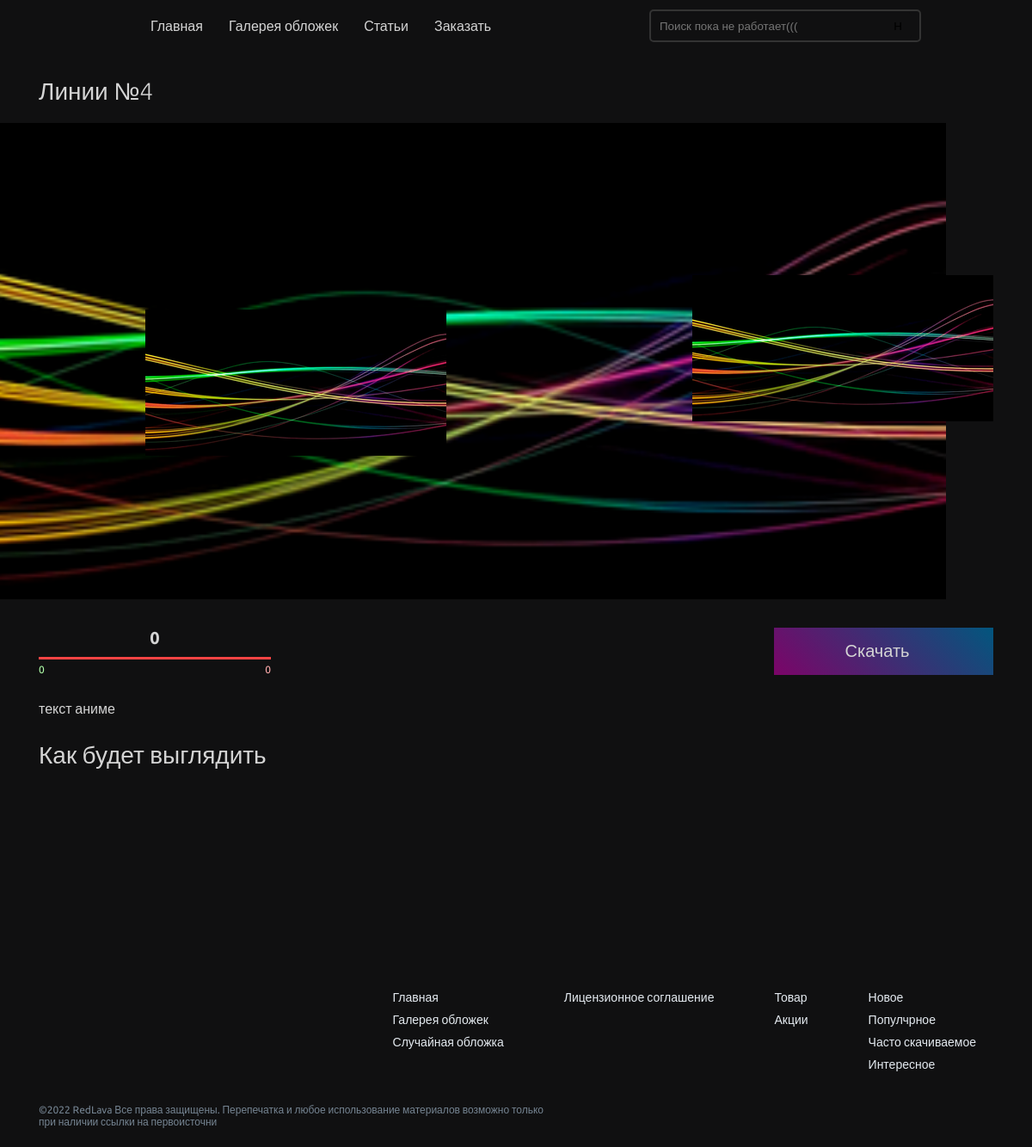
Screenshot of /sluchaynaya-oblozhka/ with the database file from the repository.
### tables this page shows
CREATE TABLE `categories_url` (
  `id` int(11) UNSIGNED NOT NULL,
  `fathers` int(10) DEFAULT NULL,
  `myAddres` varchar(255) NOT NULL,
  `type_1` varchar(255) NOT NULL,
  `descript` varchar(255) NOT NULL,
  `keys_i` varchar(255) NOT NULL,
  `name_i` varchar(255) NOT NULL,
  `img` varchar(255) NOT NULL,
  `text_main` text,
  `pluses` int(10) DEFAULT NULL,
  `minuses` int(10) DEFAULT NULL
);

### index.php (called while the page is built, shortened)
<?php
spl_autoload_register(function ($class_name) {
    $class_name = str_replace('\\','/',$class_name);
    $class_name = strtolower($class_name);
});
$router = new \Mod\Router\Router;
?>

### page/sluchainaya.php (called while the page is built, shortened)
<?php
Class Sluchainaya{
    public function main(){
        $data=[];
        $name_dir="fs";
        $sql = new \Mod\Sql\Sql;
        $connect = $sql->db_connect;
        $sth3 = $connect->prepare("SELECT * FROM `categories_url` WHERE `type_1` = ? ORDER BY RAND() LIMIT 1");
            $sth3->execute(array($name_dir));
            $result_sql3 = $sth3->fetch(\PDO::FETCH_ASSOC);
            $data[] = $result_sql3;
            $urlist = "/sluchaynaya-oblozhka/";
            $seo = new \Mod\Seo\seo;
            $data["seo"] = $seo->main($urlist);
        $page = ["head","header","sluchainaya","footer"];
        $vi = new \Mod\View\View();
        $vi->show($page,$data);
    }
}

### mod/router/router.php (called while the page is built, shortened)
<?php
Class Router{
    public $way = null;
    public function __construct(){
        $this->start();
    }
    public function way(){
        $this->way = $_SERVER['REQUEST_URI'];
        $this->way = explode("?",$this->way);
        $this->way = $this->way[0];
        return;
    }
    public function start(){
        $sql = new \Mod\Sql\Sql;
        $connect = $sql->db_connect;
            $sth = $connect->prepare("SELECT * FROM `router` WHERE `url` = ?");
            $sth->execute(array($this->way));
            $result_sql = $sth->fetch(\PDO::FETCH_ASSOC);
        $funct = $result_sql["funct"];
        $result = new $result_sql["class"];
        $result->$funct();
    }
}

### inter/thems/standart/sluchainaya.php (the view, shortened to what this page needs)
    <?php
    if($data[0]["pluses"] != 0){
        $ball = $data[0]["pluses"] / ($data[0]["pluses"] + $data[0]["minuses"])*10;
        }else{
            $ball = 0;
        }
    ?>
    <div class="section">
        <h3 class="section_title cover_box_title container"><?php  echo $data[0]["name_i"]; ?></h3>
        <div class="section_cover_box">
            <div class="section_cover">
                <img class="section_cover_image" src="\src\img\lower\<?php  echo $data[0]["img"]; ?>" alt="Обложка для вк - <?php  echo $data[0]["name_i"]; ?>">
            </div>
        </div>
    </div>
    <div class="container panel">
        <div class="cover_section_item_statistics ">
            <div class="cover_section_item_statistics_top">
                <div class="cover_section_item_statistics_top_number"><?php  echo round($ball,1); ?></div>
            </div>
            <div class="cover_section_item_statistics_line">
                <div class="cover_section_item_statistics_buttom">
                    <div class="cover_section_item_statistics_buttom_like"><?php  echo $data[0]["pluses"]; ?></div>
                    <div class="cover_section_item_statistics_buttom_dislike"><?php  echo $data[0]["minuses"]; ?></div>
                </div>
            </div>
        </div>
            <a href="\src\img\oblog\<?php  echo $data[0]["img"]; ?>" class="download">
                <div class="download_button" >Скачать <img class="download_button_image" src="/src/img/download.png" alt=""></div>
            </a>
        </div>
    <p class="kard_text container">
        <?php  echo $data[0]["text_main"]; ?>
    </p>
    <div class="mokap container">
        <h3 class="mokap_title">Как будет выглядить</h3>
<div class="mokap_container">
    <div class="mokap_desktop"><img class="mokap_desktop_image" src="/src/img/desk.png" alt=""> <img class="mokap_desktop_obl_image" src="\src\img\prew\<?php  echo $data[0]["img"]; ?>" alt=""></div>
    <br>
    <div class="mokap_mobile"><img class="mokap_mobile_image"src="/src/img/mobile.png" alt=""> <img class="mokap_mobile_obl_image" src="\src\img\mob\<?php  echo $data[0]["img"]; ?>" alt=""></div>
</div>
    </div>

### mod/view/view.php (shortened to what this page needs)
<?php
Class View{
    public function show($page,$data = null){
        $conf = new \Mod\View\Config;
        $thems = $conf->thems;
        foreach($page as $p){
            $file_name = MYPOS.'/inter/thems/'.$thems."/".$p.".php";
            if (file_exists($file_name)) {
                include  $file_name;
            }else{
                $log = new \Mod\Logs\Logs;
                $m = "Не найдет файл: ".$file_name;
                $log->loging("view", $m);
            }
        }
    }
}

### inter/thems/standart/head.php (shortened to what this page needs)
<!DOCTYPE html>
<html lang="ru">
<head>
    <?php
     if (isset($data['404'])){
        ?>
        <meta charset="UTF-8">
        <meta http-equiv="X-UA-Compatible" content="IE=edge">
        <meta name="viewport" content="width=device-width, initial-scale=1.0">
        <link href="/src/css/style1.css" rel="stylesheet" type="text/css">
        <title>Ошибка 404 – страница не найдена</title>
        <meta name="title" content="Ошибка 404 – страница не найдена" />
      <?php
     }else{
     ?>
    <link href="/src/css/style1.css" rel="stylesheet" type="text/css">
    <?php
     }
     ?>
</head>

### inter/thems/standart/header.php
<body>
    <div class="nav_wrap">
        <div class="nav container">
            <div class="nav_logo"><a href="/"><img class="nav_logo_image" src="/src/img/logo.png" alt=""></a></div>
            <div class="nav_link">
                <ul class="nav_link_ul">
                    <li class="nav_link_li"><a href="/">Главная</a></li>
                    <li class="nav_link_li"><a href="/galereya-oblozhek/">Галерея обложек</a></li>
                    <li class="nav_link_li"><a href="/katalog-statey/"> Статьи</a></li>
                    <li class="nav_link_li"><a href="#">Заказать</a></li>
                </ul>
            </div>
            <div class="nav_search">
                <div class="d1">
                    <form class="form_search" action="/search/" method="get">
                        <input type="text" placeholder="Поиск пока не работает(((" name ="text">
                        <button type="submit" name="search">Н</button>
                    </form>
                </div>
            </div>
        </div>
    </div>

### inter/thems/standart/footer.php (shortened to what this page needs)
<div class="wrap_footer">
        <div class="footer container">
            <div class="footer_top">
                <div class="footer_nav">
                    <ul>
                        <li class="li_footer"><a class="link_footer" href="/">Главная</a></li>
                        <li class="li_footer"><a class="link_footer" href="/galereya-oblozhek/">Галерея обложек</a></li>
                        <li class="li_footer"><a class="link_footer" href="/sluchaynaya-oblozhka/">Случайная обложка</a></li>
                    </ul>
                    <ul>
                        <li class="li_footer"><a class="link_footer" href="/litsenziya/">Лицензионное соглашение</a></li>
                    </ul>
                    <ul>
                        <li class="li_footer"><a class="link_footer" href="">Товар</a></li>
                        <li class="li_footer"><a class="link_footer" href="">Акции</a></li>
                    </ul>
                    <ul>
                        <li class="li_footer"><a class="link_footer" href="">Новое</a></li>
                        <li class="li_footer"><a class="link_footer" href="">Популчрное</a></li>
                        <li class="li_footer"><a class="link_footer" href="">Часто скачиваемое</a></li>
                        <li class="li_footer"><a class="link_footer" href="">Интересное</a></li>
                    </ul>
                </div>
            </div>
            <div class="footer_bottom">
                <p class="redlava">©2022 RedLava Все права защищены. Перепечатка и любое использование материалов возможно только при наличии ссылки на первоисточни</p>
            </div>
        </div>
    </div>
</body>
</html>

### src/css/style1.css (style rules this page uses)
body { background-color:#101011 ; font-family: 'Ubuntu', sans-serif; color: #d4d4d4; margin: 0; padding: 0; }
a { color: inherit; text-decoration: none; }
.container { margin: 0 auto; width: 1110px; padding: 0 15px 0 15px; }
.nav_wrap { background: url(/src/img/b80.png); height: 60px; }
.nav { height: 60px; display: flex; align-items: center; }
.nav_logo { width: 120px; }
.nav_link { width: 550px; }
.nav_link_ul { padding: 0; display: flex; flex-wrap: wrap; }
li { padding: 0 20px 0 10px; list-style-type: none; }
.nav_search { margin-left: 40px; min-width: 300px; right: 0; }
.d1 input { width: 100%; height: 32px; padding-left: 10px; border: 2px solid #333; border-radius: 5px; outline: none; background-color: #101011; color: #9E9C9C; }
.d1 button { background-color: #101011; background-image: url("/src/img/search.png"); background-size: 100% auto; position: absolute; top: 3px; right: -5px; width: 32px; height: 32px; border: none; border-radius: 0 5px 5px 0; cursor: pointer; }
.form_search { position: relative; max-width: 350px; margin: 0 auto; }
h3 { font-size: 28px; font-weight: 300; }
.section { margin: 30px 0 30px 0; }
.section_cover { z-index: 3; position: relative; }
.section_cover_image { width: 1280px; max-width: 95vw; margin: 0 0 0 calc(50vw - 640px); }
.footer { padding-bottom: 10px; padding-top: 30px; }
.footer_top { display: flex; align-self: flex-end; align-items: center; justify-content: space-between; }
.redlava { max-width: 600px; font-size: 12px; color: #758492; }
.footer_nav { display: flex; justify-content: space-between; flex-wrap: wrap; }
.li_footer { font-weight: 100; font-size: 14px; margin: 10px 0; }
.link_footer { color: #e5ebf1; }
.cover_box_title { margin-bottom: 20px; }
.panel { display: flex; justify-content: space-between; }
.cover_section_item_statistics { width: 270px; height: 55px; }
.cover_section_item_statistics_top { display: flex; justify-content: space-between; }
.cover_section_item_statistics_top_number { font-size: 20px; font-weight: 600; }
.cover_section_item_statistics_line { margin-top: 10px; width: 100%; height: 3px; background-color: #fb4444; }
.cover_section_item_statistics_buttom { margin-top: 5px; display: flex; justify-content: space-between; }
.cover_section_item_statistics_buttom_like { color: #b1ffaa; font-size: 12px; }
.cover_section_item_statistics_buttom_dislike { color: #ffacac; font-size: 12px; }
.download { width: 255px; height: 55px; background: linear-gradient(45deg, #7c0468, #02567e); text-align: center; display: flex; align-items: center; justify-content: center; text-decoration: none; font-size:20px ; font-weight: 400; }
.download_button { display: flex; align-items: center; }
.kard_text { margin-top: 30px; }
.mokap_container { display: flex; justify-content: space-between; }
.mokap_desktop_obl_image { position: relative; top:-563px; left:120px; z-index: 3; }
.mokap_mobile_obl_image { position: relative; top:-603px; z-index: 3; }
.mokap_desktop { margin: 0 30px 0 0; }

### rows the page displays
categories_url: name_i "Линии №4", pluses "0", minuses "0", text_main "текст аниме"
